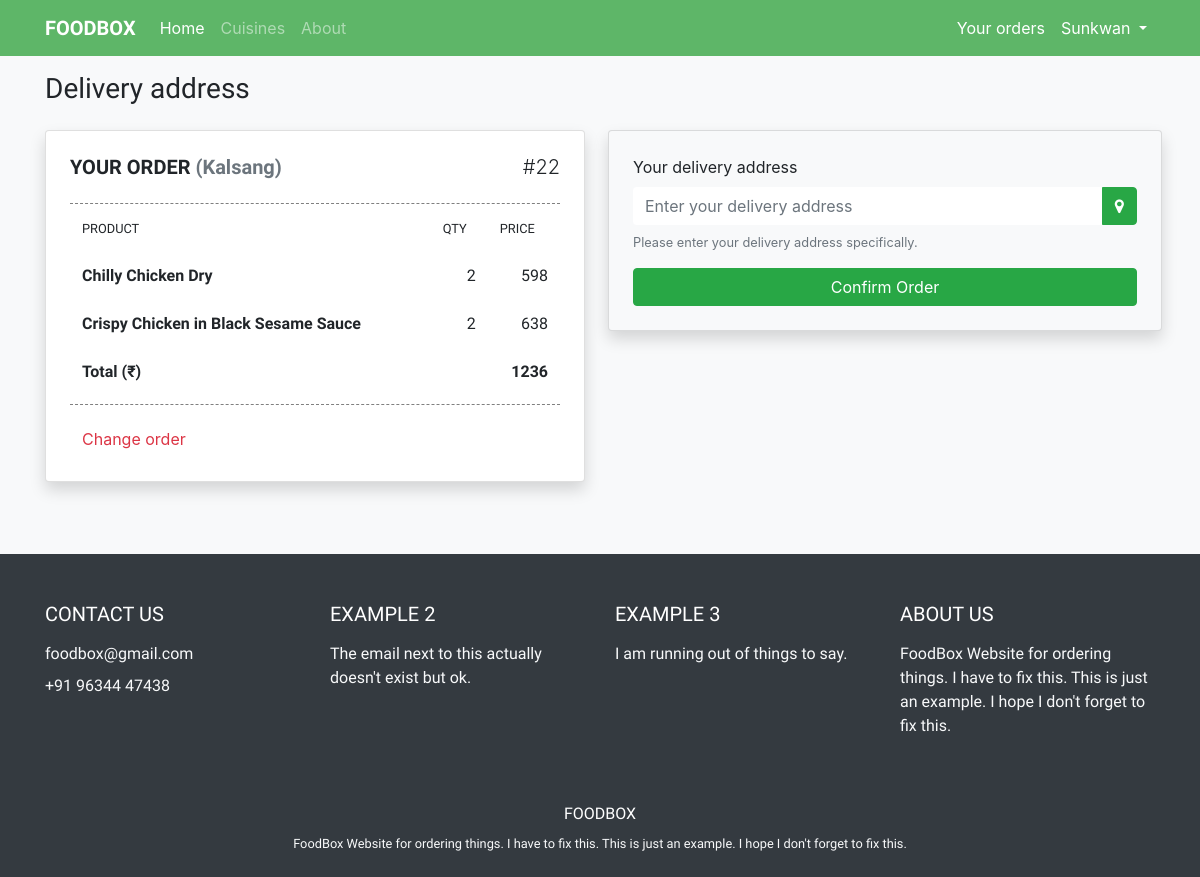
Before: /address/2 (signed in) with the older database file.
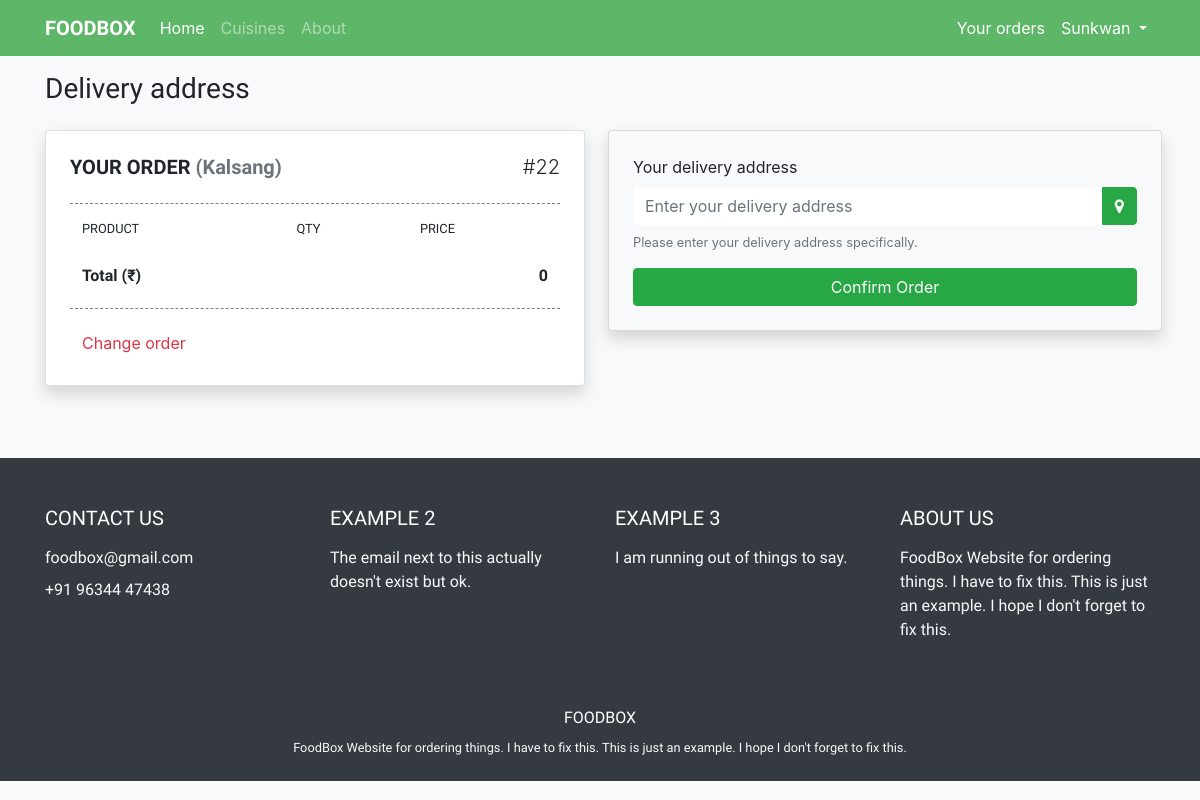
After: the same page with the newer database file.
### food/models.py (models this page shows, shortened)
class OrderItem(models.Model):
    orderList = models.ForeignKey(Order, on_delete=models.CASCADE, related_name='items')
    menuItem = models.ForeignKey(MenuItem, on_delete=models.CASCADE, related_name='orders')
    price = models.IntegerField(default=0)
    count = models.IntegerField(default=0)

class MenuItem(models.Model):
    name = models.CharField(max_length=50)
    price = models.IntegerField()
    description = models.TextField(blank=True)
    image = models.ImageField(upload_to='menu_item', blank=True)
    category = models.ForeignKey('Category', on_delete=models.CASCADE, related_name='menu', null=True)
    totalCount = models.IntegerField(default=0)

class Order(models.Model):
    user = models.ForeignKey(User, on_delete=models.CASCADE, related_name='orders')
    restaurant = models.ForeignKey(Restaurant, on_delete=models.CASCADE, related_name='orders')
    address = models.CharField(max_length=100, blank=True)
    status = models.IntegerField(default=0)
    totalPrice = models.IntegerField(default=0)

### food/views.py (the view)
# urls.py: path("address/<int:restaurantId>", views.address, name='address'),
@login_required
def address(request, restaurantId):
    try:
        restaurant = Restaurant.objects.get(pk=restaurantId)
    except Post.DoesNotExist:
        raise Http404("Restaurant does not exist")
    context = {
        "restaurant": restaurant
    }
    if request.user.is_authenticated:
        if request.method == 'POST':
            address = request.POST['address']
            if address == "":
                return HttpResponseRedirect(reverse('address', args=[restaurantId]))
            else:
                orderId = request.POST['orderId']
                order = Order.objects.get(id=orderId)
                order.address = address
                order.status = 1
                order.save()
                return HttpResponseRedirect(reverse('orders'))
        else:
            context['loggedIn'] = True
            try:
                currentOrder = Order.objects.get(user=request.user, restaurant=restaurant, status=0)
                context['currentOrder'] = currentOrder
            except:
                return HttpResponseRedirect(reverse('restaurant', args=[restaurantId]))
                print('Something went wrong.')
    else:
        context['loggedIn'] = False
    return render(request, "food/address.html", context)

### food/templatetags/food_extra.py (called while the page is built)
@register.filter
def multiply(value, arg):
    return value * arg

### food/templates/food/address.html (shortened to what this page needs)
{% extends "food/base.html" %}
{% load static %}
{% load food_extra %}
{% block body %}
<h3 class="my-3" id="f1">Delivery address</h3>
<div class="row mt-4 mb-5">
  <div class="col-12 col-lg-6 mb-4">
    <div class="card shadow" id="filter">
      <div class="card-body py-4 px-4" id="order-div">
        {% if loggedIn %}
        <div class="d-flex justify-content-between">
          <h5 class="card-text font-weight-bold f2">YOUR ORDER <span class="text-secondary">({{ restaurant.name }})</span></h5>
          <h5 class="font-weight-light">#{{ currentOrder.id }}</h5>
        </div>
        {% else %}
          <h5 class="card-text font-weight-bold f2">PLEASE LOGIN TO ORDER</h5>
        {% endif %}
        <hr class="orderList">
        <table class="table table-borderless f2 mt-n3">
          <thead>
             <tr class="font-weight-bold">
               <th scope="col"><small>PRODUCT</small></th>
               <th scope="col"><small>QTY</small></th>
               <th scope="col"><small>PRICE</small></th>
             </tr>
           </thead>
          <tbody id="order-list">
              {% for item in currentOrder.items.all %}
                <tr id="order-item-{{ item.id }}">
                  <td class="font-weight-bold">{{ item.menuItem.name }}</td>
                  <td class="text-right item-count">{{ item.count }}</td>
                  <td class="text-right item-price">{{ item.menuItem.price|multiply:item.count }}</td>
                </tr>
              {% endfor %}
          </tbody>
          <tfoot>
            <tr class="font-weight-bold">
              {% if currentOrder %}
                <td>Total (&#8377;)</td>
                <td></td>
                <td class="text-right"><span id="total-price">{{ currentOrder.totalPrice }}</span></td>
              {% else %}
                <td>Total (&#8377;)</td>
                <td></td>
                <td class="text-right"><span id="total-price">0</span></td>
              {% endif %}
            </tr>
          </tfoot>
        </table>
        <hr class="orderList mt-n2">
        <a class="btn btn-outline-danger border-0" href="{% url 'restaurant' restaurant.id %}">Change order</a>
      </div>
    </div>
  </div>
  <div class="col-12 col-lg-6 px-1 px-lg-2">
    <div class="card bg-light p-4 shadow rounded">
      <form action="{% url 'address' restaurant.id %}" method="post">
        <div class="form-group">
          <label for="exampleInputEmail1">Your delivery address</label>
          <div class="input-group mb-3">
            <input type="text" id="address" class="form-control border-0" name="address" value="" placeholder="Enter your delivery address">
            <div class="input-group-append">
              <div style="cursor: pointer;" class="btn btn-success" onclick="getLocation()"><i class="fa fa-map-marker" aria-hidden="true"></i></div>
            </div>
          </div>
          <small id="addressHelp" class="form-text text-muted mt-n2">Please enter your delivery address specifically.</small>
        </div>
        <button class="btn btn-success btn-block" type="submit" name="button">Confirm Order</button>
      </form>
    </div>
  </div>
</div>
{% endblock %}

Changed rows visible on the page:
removed OrderItem: menuItem.name "Chilly Chicken Dry", count "2", menuItem.price|multiply "598"
removed OrderItem: menuItem.name "Crispy Chicken in Black Sesame Sauce", count "2", menuItem.price|multiply "638"
changed Order id 22: totalPrice "1236" → "0"
